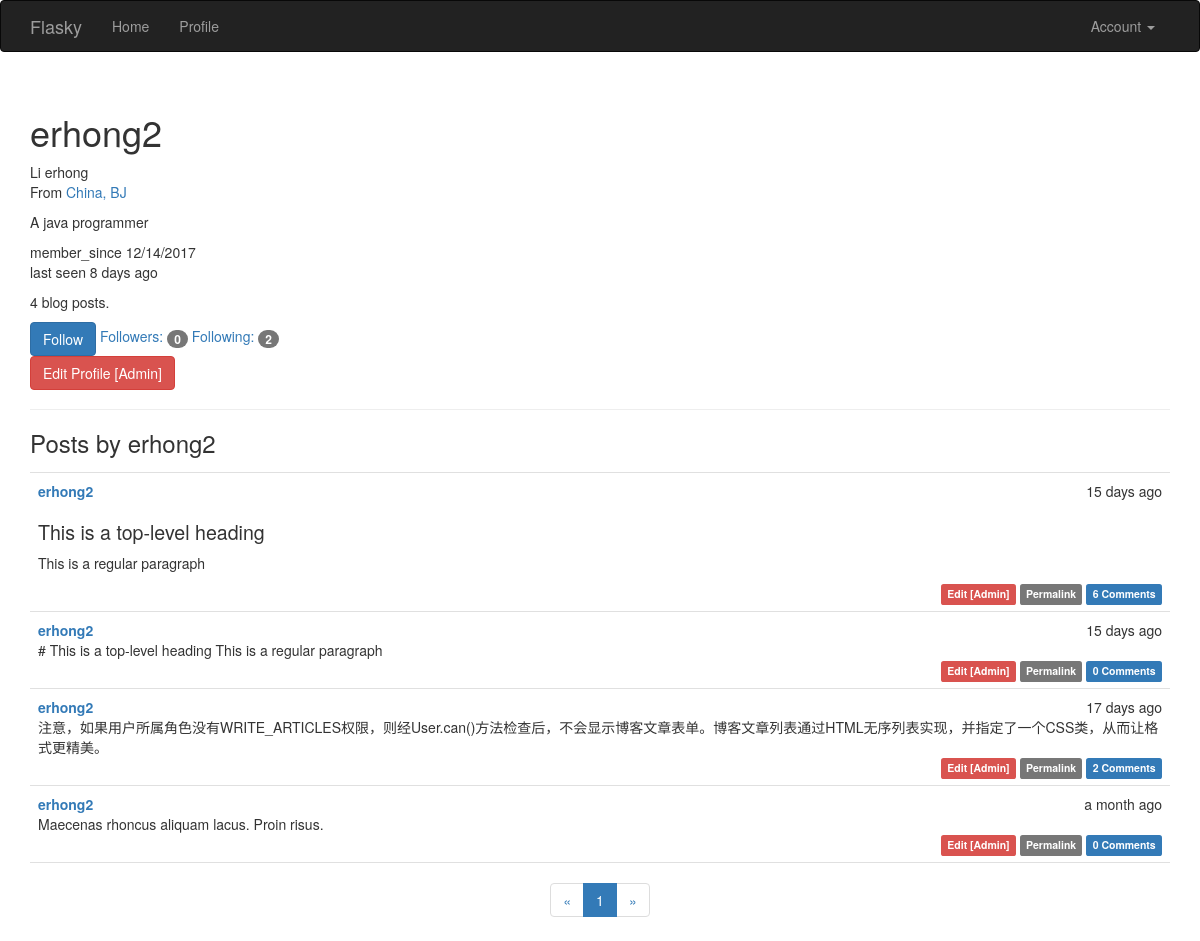
Page /user/erhong2 (signed in) on the earlier database version.
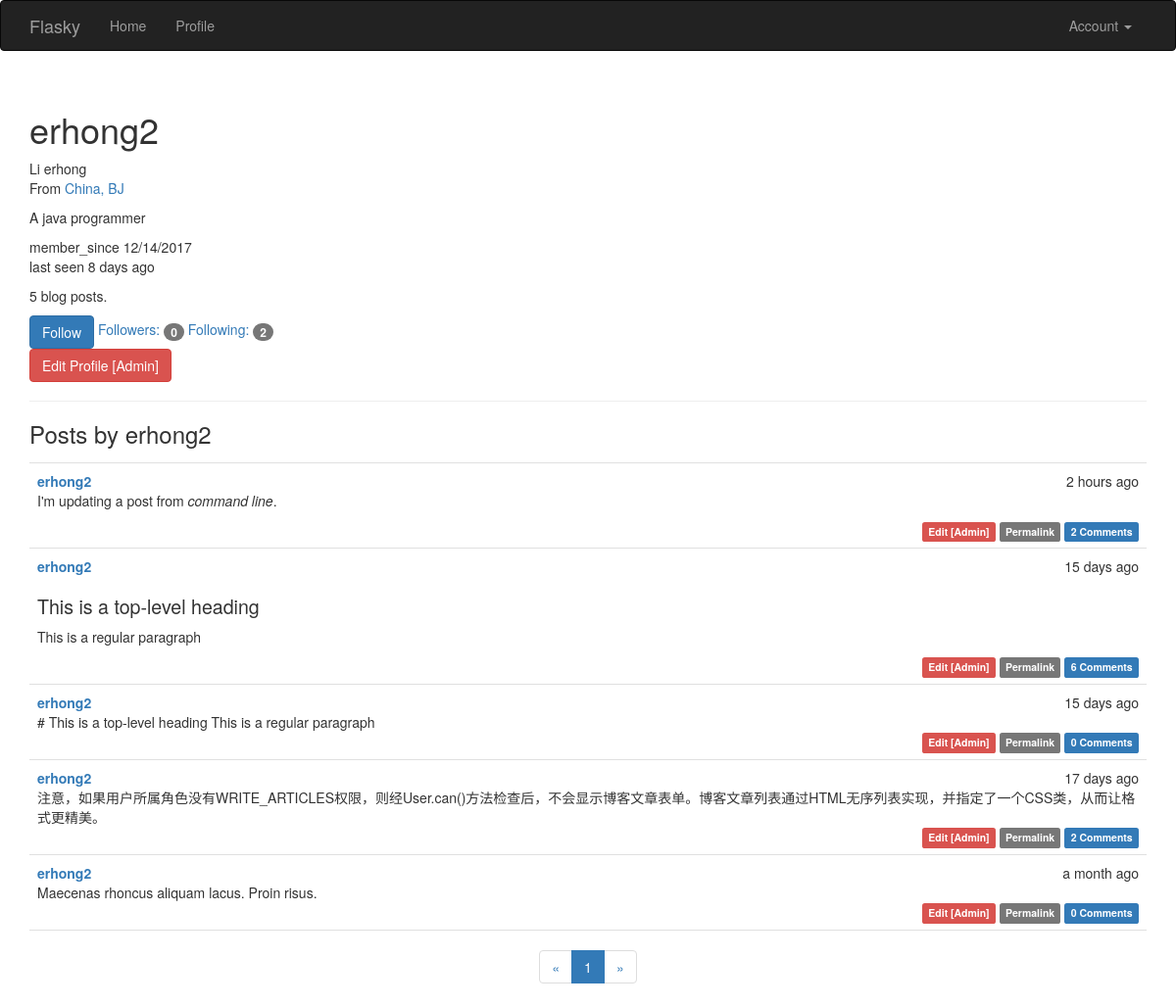
Same page on the later database version.
### app/models.py (models this page shows, shortened)
class Post(db.Model):
    __tablename__ = 'posts'
    id = db.Column(db.Integer, primary_key=True)
    body = db.Column(db.Text)
    timestamp = db.Column(db.DateTime, index=True, default=datetime.utcnow)
    author_id = db.Column(db.Integer, db.ForeignKey('users.id'))
    body_html = db.Column(db.Text)
    comments = db.relationship('Comment', backref='post', lazy='dynamic')

class User(UserMixin, db.Model):
    __tablename__ = 'users'
    id = db.Column(db.Integer, primary_key=True)
    email = db.Column(db.String(64), unique=True, index=True)
    username = db.Column(db.String(32), unique=True, index=True)
    password_hash = db.Column(db.String(128))
    confirmed = db.Column(db.Boolean, default=False)
    name = db.Column(db.String(64))
    location = db.Column(db.String(64))
    about_me = db.Column(db.Text())
    member_since = db.Column(db.DateTime(), default=datetime.utcnow)
    last_seen = db.Column(db.DateTime(), default=datetime.utcnow)
    role_id = db.Column(db.Integer, db.ForeignKey('roles.id'))
    posts = db.relationship('Post', backref='author', lazy='dynamic')
    followed = db.relationship('Follow',
                                foreign_keys=[Follow.follower_id],
                                backref=db.backref('follower', lazy='joined'),
                                lazy='dynamic',
                                cascade='all, delete-orphan')
    followers = db.relationship('Follow',
                                foreign_keys=[Follow.followed_id],
                                backref=db.backref('followed', lazy='joined'),
                                lazy='dynamic',
                                cascade='all, delete-orphan')
    comments = db.relationship('Comment', backref='author', lazy='dynamic')
    def can(self, permissions):
        return self.role is not None and \
                (self.role.permissions & permissions)
    def is_administrator(self):
        return self.can(Permission.ADMINISTER)
    def ping(self):
        self.last_seen = datetime.utcnow()
        db.session.add(self)
    @property
    def password(self):
        raise AttributeError('password is not a readable attribute')
    def is_following(self, user):
        return self.followed.filter_by(
                followed_id=user.id).first() is not None

### app/main/views.py (the view)
@main.route('/user/<username>')
def user(username):
    user = User.query.filter_by(username=username).first_or_404()
    page = request.args.get('page', 1, type=int)
    pagination = user.posts.order_by(Post.timestamp.desc()).paginate(
            page, per_page=current_app.config['FLASKY_POSTS_PER_PAGE'],
            error_out=False)
    posts = pagination.items
    return render_template('user.html', user=user, posts=posts,
            pagination=pagination)

### app/auth/views.py (called while the page is built)
@auth.before_app_request
def before_request():
    if current_user.is_authenticated:
        current_user.ping()
        if not current_user.confirmed \
            and request.endpoint \
            and request.endpoint[:5] != 'auth.' \
            and request.endpoint != 'static':
                return redirect(url_for('auth.unconfirmed'))

### app/main/__init__.py (called while the page is built)
@main.app_context_processor
def inject_permissions():
    return dict(Permission=Permission)

### app/models.py (called while the page is built)
@login_manager.user_loader
def load_user(user_id):
    return User.query.get(int(user_id))

### app/templates/user.html (shortened to what this page needs)
{% extends "base.html" %}
{% import "_macros.html" as macros %}
{% block page_content %}
<div class="page-header">
    <h1>{{ user.username }}</h1>
    {% if user.name or user.location %}
        <p>
        {% if user.name %} {{user.name}} {% endif %}
        {% if user.location %}
            <br>
            From <a href="http://maps.baidu.com/?q={{ user.location }}"> {{ user.location }}</a>
        {% endif %}
        </p>
    {% endif %}
    {% if user.about_me %}
    <p>{{user.about_me}}</p>
    {% endif %}
    <p>
        member_since {{moment(user.member_since).format('L')}}
    <br>
        last seen {{moment(user.last_seen).fromNow()}}
    </p>
    <p>{{ user.posts.count() }} blog posts.</p>
    {% if current_user.can(Permission.FOLLOW) and user != current_user %}
        {% if not current_user.is_following(user) %}
        <a href="{{ url_for('main.follow', username=user.username)}}" class="btn btn-primary">Follow</a>
        {% else %}
        <a href="{{ url_for('main.unfollow', username=user.username)}}" class="btn btn-default">UnFollow</a>
        {% endif %}
    {% endif %}
    <a href="{{url_for('main.followers', username=user.username)}}">
        Followers: <span class="badge"> {{user.followers.count() - 1}}</span>
    </a>
    <a href="{{url_for('main.followed_by', username=user.username)}}">
        Following: <span class="badge"> {{user.followed.count() - 1}}</span>
    </a>
    <p>
        {% if current_user.is_administrator() %}
            <a class="btn btn-danger" href="{{ url_for('main.edit_profile_admin', id=user.id) }}">Edit Profile [Admin]</a>
        {% endif %}
    </p>
</div>
<h3>Posts by {{ user.username }}</h3>
{% include "_posts.html" %}
<div class="pagination">
    {{ macros.pagination_widget(pagination, "main.index") }}
</div>
{% endblock %}

### app/templates/_posts.html
<ul class="posts">
    {% for post in posts %}
    <li class="post">
        <div class="post-date">{{ moment(post.timestamp).fromNow() }}</div>
        <div class="post-author">
            <a href="{{ url_for('main.user', username=post.author.username) }}">
            {{ post.author.username }}
            </a>
        </div>
            <div class="post-body">
            {% if post.body_html %}
                {{ post.body_html | safe }}
            {% else %}
                {{ post.body }}
            {% endif %}
            </div>
            <div class="post-footer">
                {% if current_user == post.author %}
                <a href="{{ url_for('main.edit', id=post.id) }}">
                    <span class="label label-primary">Edit</span>
                </a>
                {% elif current_user.can(Permission.ADMINISTER) %}
                <a href="{{ url_for('main.edit', id=post.id) }}">
                    <span class="label label-danger">Edit [Admin]</span>
                </a>
                {% endif %}
                <a href="{{ url_for('main.post', id=post.id) }}">
                    <span class="label label-default">Permalink</span>
                </a>
                <a href="{{ url_for('main.post', id=post.id) }}#comments">
                    <span class="label label-primary">
                        {{ post.comments.count() }} Comments
                    </span>
                </a>
            </div>
    </li>
    {% endfor %}
</ul>

Differences in the rows shown:
added Post: timestamp "2 hours ago", author.username "erhong2", body_html "I'm updating a post from command line .", comments.count "2"
Other differences:
{{ user.posts.count() }}: "4" → "5"
